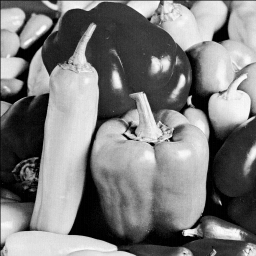
#> input picture 2lsbx.png, 256 x 256 px
$ python hist.py --cover_image 2lsbx.png
#> lines starting #> are read from the running program, lines starting #| are printed output that depends on the picture
import matplotlib.pyplot as plt
import cv2
import argparse

ap = argparse.ArgumentParser()
ap.add_argument("-c", "--cover_image", required=True,
                help="path to cover image")

args = vars(ap.parse_args())

im = cv2.imread(args["cover_image"])
#> im is the input picture: shape (256, 256, 3); min 0, max 255, mean 125
# calculate mean value from RGB channels and flatten to 1D array
vals = im.mean(axis=2).flatten()
# plot histogram with 255 bins
b, bins, patches = plt.hist(vals, 255)
#> b = 255 values, max 1279 at index 0, min 2 at index 252, mean 257; bins = 256 values from 0 to 255; patches = 255 items
plt.xlim([0,255])
plt.show()
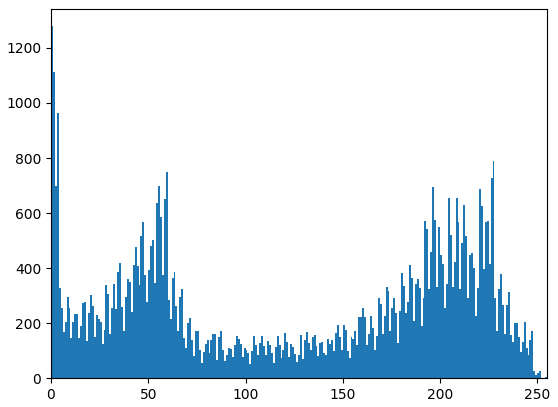
#> figure drawn by matplotlib, 1 panel; tallest bar 1279 high, from x = 0 to 1

$ run again, on cam.png
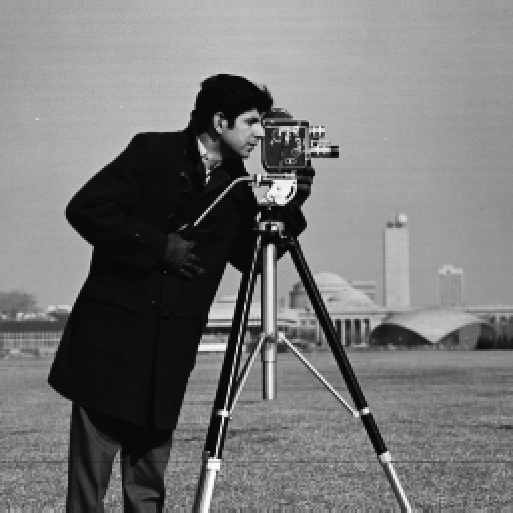
#> input picture cam.png, 513 x 513 px
#> im is the input picture: shape (513, 513, 3); min 7, max 253, mean 118.7
#> b = 255 values, max 6762 at index 7, min 0 at index 28, mean 1032; bins = 256 values from 7 to 253; patches = 255 items
#> `plt.show()`:
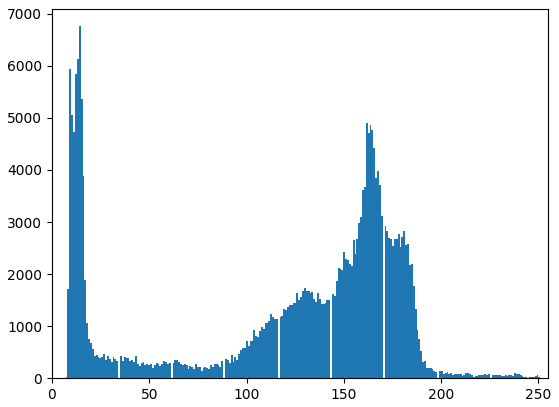
#> figure drawn by matplotlib, 1 panel; tallest bar 6762 high, from x = 13.75 to 14.72

$ run again, on cameraman.png
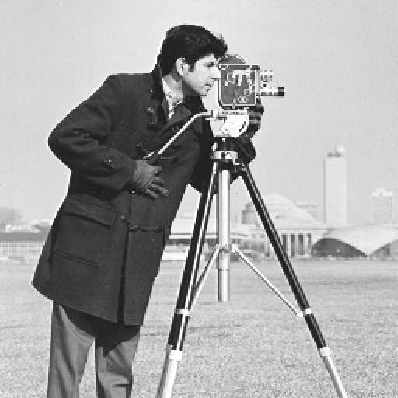
#> input picture cameraman.png, 398 x 398 px
#> im is the input picture: shape (398, 398, 3); min 0, max 255, mean 167.4
#> b = 255 values, max 12932 at index 217, min 0 at index 1, mean 621.2; bins = 256 values from 0 to 255; patches = 255 items
#> `plt.show()`:
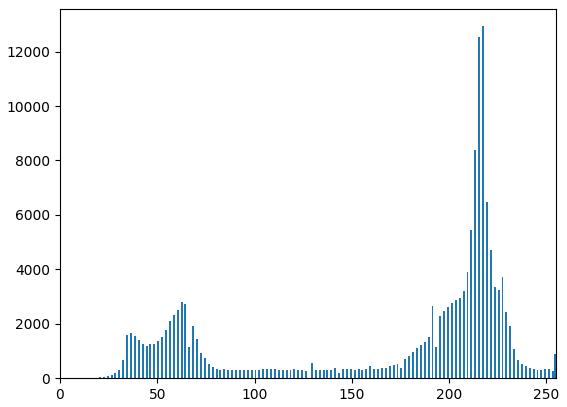
#> figure drawn by matplotlib, 1 panel; tallest bar 12932 high, from x = 217 to 218

$ run again, on hou.png
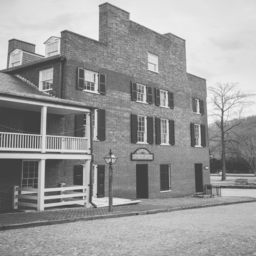
#> input picture hou.png, 256 x 256 px
#> im is the input picture: shape (256, 256, 3); min 61, max 244, mean 154.6
#> b = 255 values, max 1452 at index 4, min 0 at index 3, mean 257; bins = 256 values from 61 to 244; patches = 255 items
#> `plt.show()`:
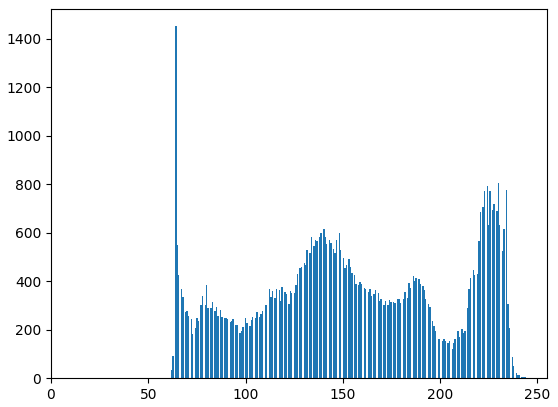
#> figure drawn by matplotlib, 1 panel; tallest bar 1452 high, from x = 63.87 to 64.59
